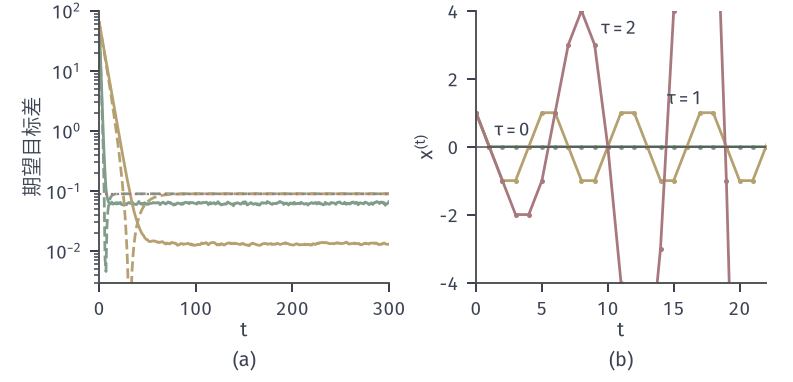

Reproduce this figure in Python.
from pathlib import Path
import sys
ROOT = next(p for p in Path(__file__).resolve().parents if (p/'build.sh').is_file() and (p/'tex/book.tex').is_file())
sys.path.insert(0, str(ROOT/'figures/00-shared/mathematical-preliminaries-upper/00-shared/comprehension-figures'))
from support import figure, save, BLUE, GREEN, YELLOW, RED, PURPLE, INK, MUTED, GRID, BLUE_FILL, GREEN_FILL, YELLOW_FILL, RED_FILL, PURPLE_FILL
import numpy as np
HERE = Path(__file__).resolve().parent
STROKE = '#4C4D4F'
def panel(fig, left, right, top, bottom, wspace=.25, hspace=.2):
    fig.set_layout_engine(None)
    fig.subplots_adjust(left=left, right=right, top=top, bottom=bottom, wspace=wspace, hspace=hspace)
def tag(fig, ax, s, y=.03):
    p = ax.get_position(); fig.text((p.x0+p.x1)/2, y, s, ha='center', va='bottom')
# 偏差与噪声的残余（贯穿例 f=(x-1)^2+5，读数 f'+b+xi，xi 方差 1），以及延迟读取对稳定性的影响（f=x^2/2，alpha=1）。
rng=np.random.default_rng(5)
def noisy(al,sig,b,T=1500,R=2000):
    d=np.full(R,8.); out=[]
    for k in range(T):
        out.append((d*d).mean()); d=d-al*(2*d+b+sig*rng.standard_normal(R))
    return np.array(out)
fig,(a,c)=figure(width_mm=112,height_mm=54,ncols=2)
panel(fig,.125,.965,.97,.26,wspace=.3)
for al,col in ((.2,GREEN),(.05,YELLOW)):
    y=noisy(al,1.,0.); a.semilogy(y,color=col,lw=1.1)
    y2=noisy(al,0.,.6); a.semilogy(np.maximum(y2,1e-9),color=col,lw=1.1,ls='--'); print(al,'noise',y[-400:].mean(),'theory',al/(2*(2-2*al)),'bias',y2[-1],.09)
a.axhline(.09,color=RED,lw=.9,ls=':'); a.set_xlim(0,300); a.set_ylim(3e-3,100); a.set_xlabel('$t$',labelpad=1); a.set_ylabel('期望目标差',labelpad=1)
def delay(tau,al=1.,T=40):
    x=[1.]*(tau+1)
    for k in range(T): x.append(x[-1]-al*x[-1-tau])
    return np.array(x[tau:])
for tau,col in ((0,GREEN),(1,YELLOW),(2,RED)):
    y=delay(tau); c.plot(y,color=col,lw=1.1,marker='o',ms=2,mew=0); print(tau,y[:12])
c.set_ylim(-4,4); c.set_xlim(0,22); c.set_xlabel('$t$',labelpad=1); c.set_ylabel('$x^{(t)}$',labelpad=1); c.axhline(0,color=STROKE,lw=.6)
c.text(9.5,3.3,r'$\tau=2$',fontsize=7.5); c.text(14.5,1.25,r'$\tau=1$',fontsize=7.5); c.text(1.4,.3,r'$\tau=0$',fontsize=7.5)
tag(fig,a,'(a)'); tag(fig,c,'(b)')
save(fig,HERE,'figure',{'seed':5,'objective':'(x-1)^2+5','noise_var':1,'bias':.6})
